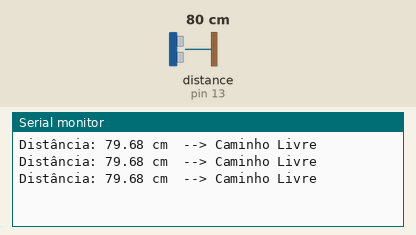
The sketch below on a simulated Arduino Uno, built with avr-gcc and run on an emulated ATmega328P. On the bench: the last lines printed to the serial monitor. Wiring (inferred from the names in the program): ultrasonic range finder: trigger pin 12; echo pin 13. The test bench sets the inputs (shaded band); at power-on: distance to the obstacle (sensor on pin 13) 80 cm. The echo pulse lasts 58.3 µs per cm.

Above: at 1.3 s.
1.4 s: distance to the obstacle (sensor on pin 13) set to 23 cm
At 1.9 s:
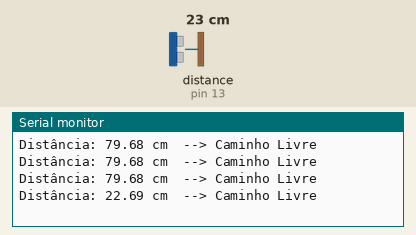
2.9 s: distance to the obstacle (sensor on pin 13) set to 19 cm
At 3.4 s:
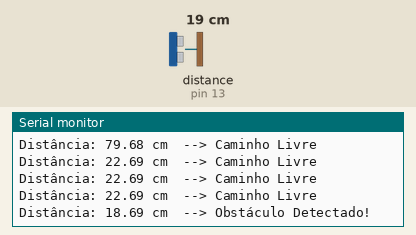

The sketch:

TestarSensorUltrassonico.ino
```cpp
#define TRIG 12
#define ECHO 13

void setup() {

  pinMode(TRIG, OUTPUT);
  pinMode(ECHO, INPUT);

  Serial.begin(9600);
}

void loop() {

  long duracao;
  float distancia;

  digitalWrite(TRIG, LOW);
  delayMicroseconds(2);

  digitalWrite(TRIG, HIGH);
  delayMicroseconds(10);
  digitalWrite(TRIG, LOW);

  duracao = pulseIn(ECHO, HIGH);

  distancia = duracao * 0.0343 / 2;

  Serial.print("Distância: ");
  Serial.print(distancia);
  Serial.print(" cm");

  if (distancia <= 20) {
    Serial.println("  --> Obstáculo Detectado!");
  } else {
    Serial.println("  --> Caminho Livre");
  }

  delay(500);
}
```

Measured:
- the behaviour switches between 21 and 20 cm on distance to the obstacle (sensor on pin 13) (found by bisection; images 1 and 2)
- after the input at 1.4 s, the serial monitor: prints a new line after 0.12 s (image 1)
- after the input at 2.9 s, the serial monitor: prints a new line after 0.13 s (image 2)
